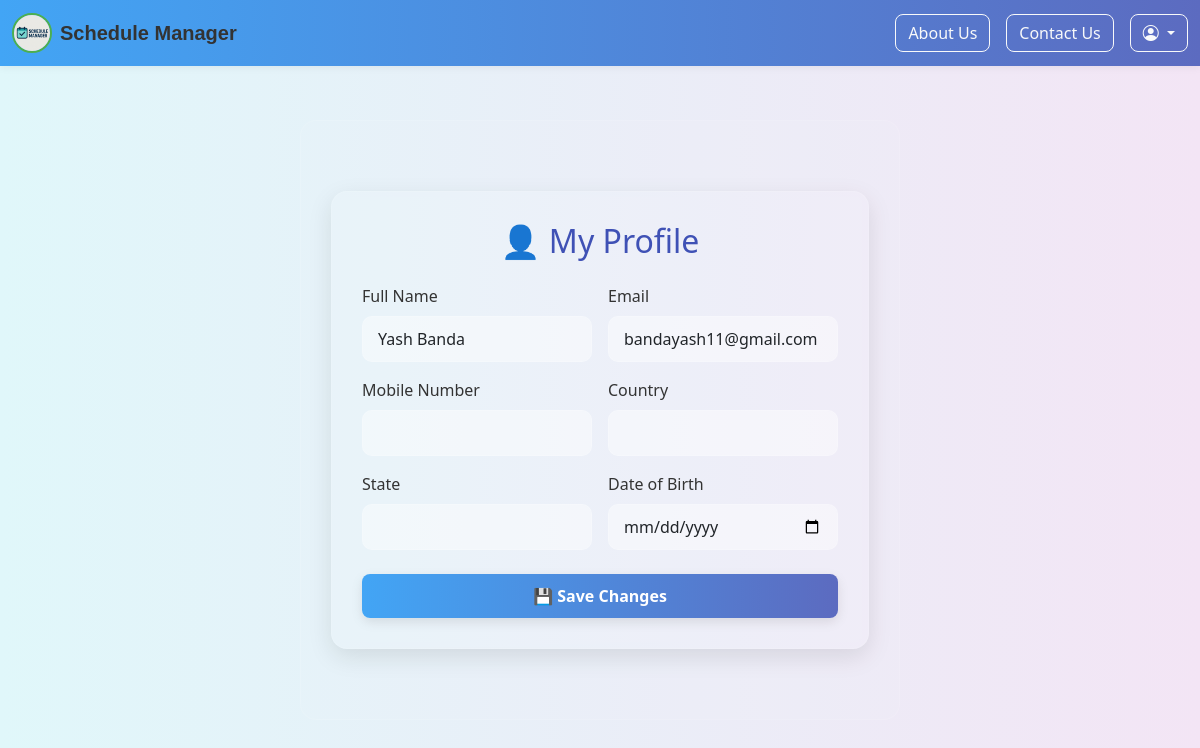
The page /profile (signed in) on the database as committed earlier.
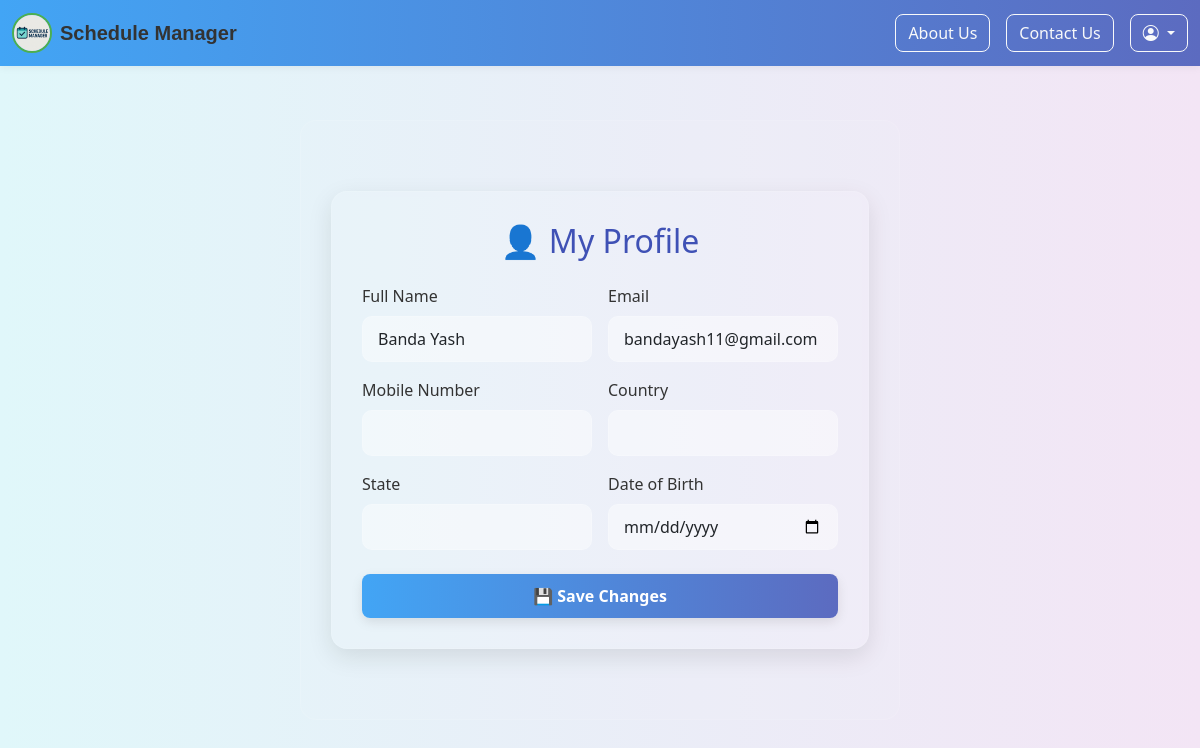
The same page on the database as committed later.
### models.py (models this page shows)
class User(UserMixin, db.Model):
    __tablename__ = 'users'
    id = db.Column(db.Integer, primary_key=True)
    name = db.Column(db.String(150))
    email = db.Column(db.String(150), unique=True)
    password = db.Column(db.String(150))
    mobile = db.Column(db.String(20), nullable=True)
    country = db.Column(db.String(100), nullable=True)
    state = db.Column(db.String(100), nullable=True)
    dob = db.Column(db.Date, nullable=True)
    schedules = db.relationship('Schedule', backref='user', lazy=True)

### app.py (the view, shortened to what this page needs)
@app.route('/profile', methods=['GET', 'POST'])
@login_required
def profile():
    return render_template('profile.html', user=current_user)

### app.py (called while the page is built)
@login_manager.user_loader
def load_user(user_id):
    return User.query.get(int(user_id))

### templates/profile.html
{% extends "base.html" %}
{% block content %}
  <div class="form-container fade-in">
  <form method="POST">
    <h2 class="text-center mb-4">👤 My Profile</h2>
    <div class="row g-3">
      <div class="col-md-6">
        <label class="form-label">Full Name</label>
        <input type="text" class="form-control" value="{{ user.name }}" readonly>
      </div>
      <div class="col-md-6">
        <label class="form-label">Email</label>
        <input type="email" class="form-control" value="{{ user.email }}" readonly>
      </div>
      <div class="col-md-6">
        <label class="form-label">Mobile Number</label>
        <input type="text" name="mobile" class="form-control" value="{{ user.mobile or '' }}">
      </div>
      <div class="col-md-6">
        <label class="form-label">Country</label>
        <input type="text" name="country" class="form-control" value="{{ user.country or '' }}">
      </div>
      <div class="col-md-6">
        <label class="form-label">State</label>
        <input type="text" name="state" class="form-control" value="{{ user.state or '' }}">
      </div>
      <div class="col-md-6">
        <label class="form-label">Date of Birth</label>
        <input type="date" name="dob" class="form-control" value="{{ user.dob }}">
      </div>
    </div>
    <div class="text-center mt-4">
      <button type="submit" class="btn btn-primary w-100">💾 Save Changes</button>
    </div>
  </form>
  </div>
{% endblock %}

Rows that differ between the two databases and show on the page:
changed User "bandayash11@gmail.com": name "Yash Banda" → "Banda Yash"
